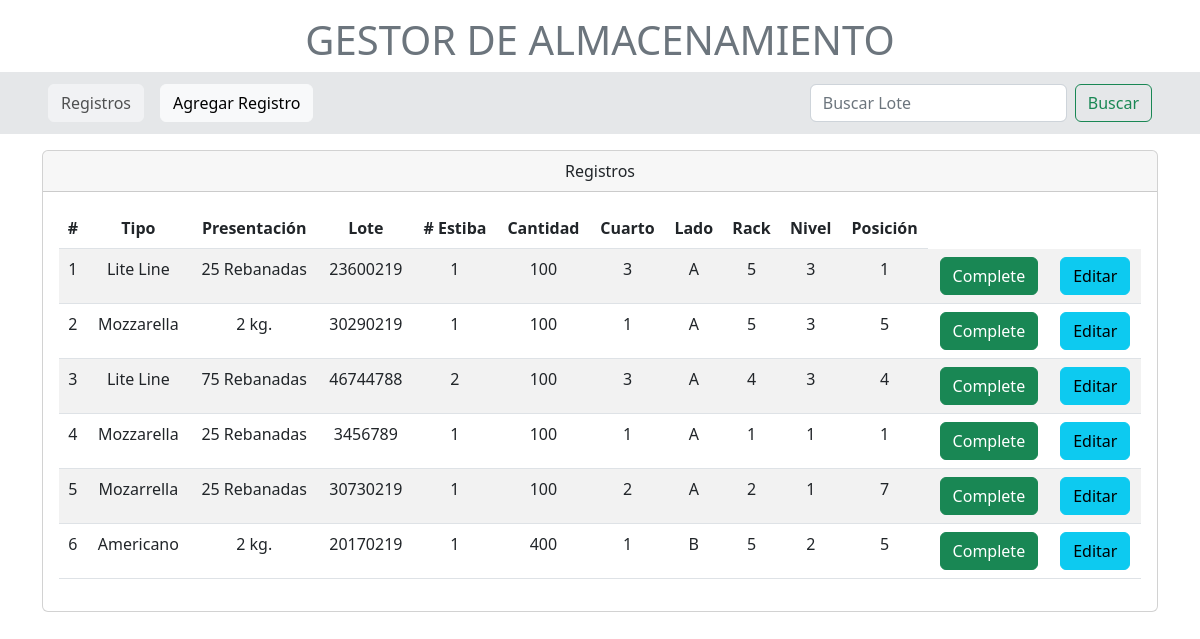
Before: /registros/ with the older database file.
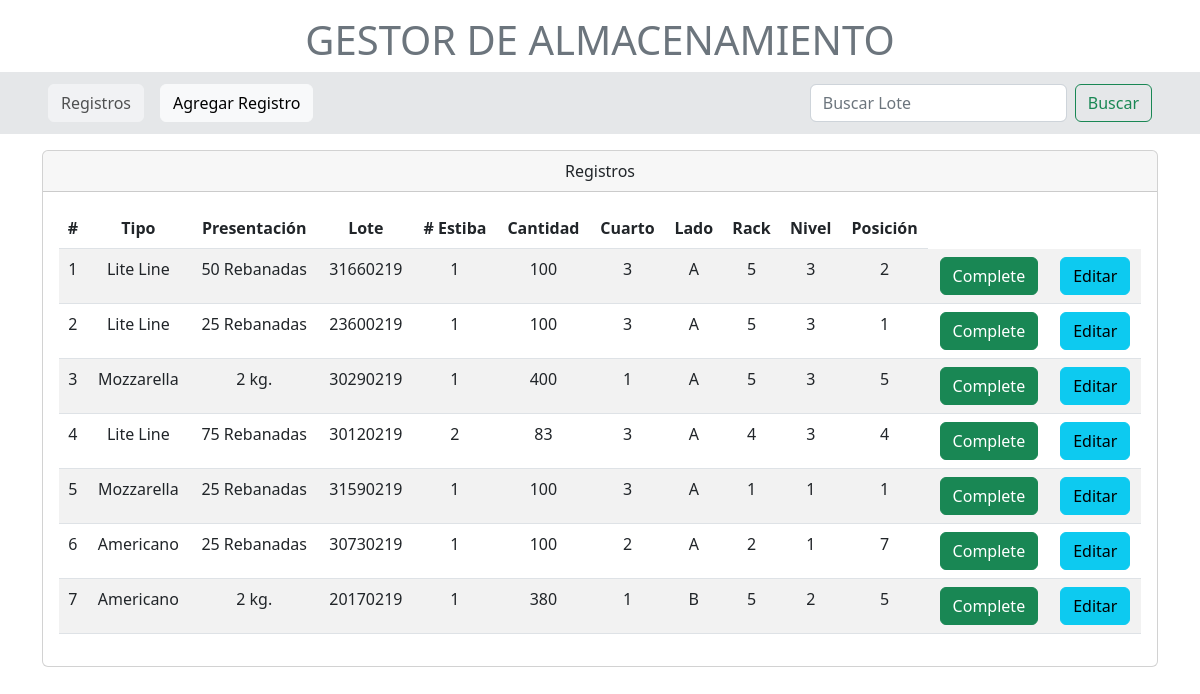
After: the same page with the newer database file.
### models.py (models this page shows)
class Inventario(Base):
    __tablename__: str = 'inventario'
    id = Column(Integer, primary_key=True, index=True)
    tipo = Column(String)
    presentacion = Column(String)
    lote = Column(String, nullable=False)
    estiba_n = Column(String)
    cantidad = Column(Integer)
    cuarto = Column(String)
    lado = Column(String)
    rack = Column(String)
    nivel = Column(String)
    posicion = Column(String)
    existente = Column(Boolean, default=True)
    estado = Column(String(9))
    detalles = Column(String(150))
    usuario_id = Column(ForeignKey('usuarios.id'))

### routers/registros.py (the view)
@router.get("/", response_class=HTMLResponse)
async def consultar_registros(request: Request, db: Session = Depends(get_db)):
    registros = db.query(Inventario).order_by(Inventario.id.desc()).all()
    return templates.TemplateResponse("home.html", {'request': request, 'registros': registros})

### templates/home.html (shortened to what this page needs)
<!DOCTYPE html>
<html lang="en">
<head>
    <link href="https://cdn.jsdelivr.net/npm/bootstrap@5.2.3/dist/css/bootstrap.min.css" rel="stylesheet">
</head>
<body>
    <div>
        <h1 class="text-center mt-3 text-secondary">GESTOR DE ALMACENAMIENTO</h1>
        <nav class="navbar navbar-light" style="background-color:#E5E7E9">
            <div class="d-flex mt-1 mb-1">
                <a onclick="window.location.href='registros'" class="btn btn-light disabled btn-md ms-5">Registros</a>
                <a onclick="window.location.href='crear-registro'" class="btn btn-light btn-md ms-3">Agregar Registro</a>
            </div>
            <div>
                <form class="d-flex me-5">
                    <input class="form-control me-2" type="search" placeholder="Buscar Lote" aria-label="Search">
                    <button class="btn btn-outline-success" type="submit">Buscar</button>
                </form>
            </div>
        </nav>
    </div>
    <div class="container mt-3">
        <div class="card text-center">
        <div class="card-header card-title"> Registros </div>
        <div class="card-body">
            <table class="table table-striped">
                <thead class="thead-dark">
                    <tr>
                        <th scope="col">#</th>
                        <th scope="col">Tipo</th>
                        <th scope="col">Presentación</th>
                        <th scope="col">Lote</th>
                        <th scope="col"># Estiba</th>
                        <th scope="col">Cantidad</th>
                        <th scope="col">Cuarto</th>
                        <th scope="col">Lado</th>
                        <th scope="col">Rack</th>
                        <th scope="col">Nivel</th>
                        <th scope="col">Posición</th>
                    </tr>
                </thead>
                <tbody>
                    {% for registro in registros %}
                    <tr>
                        <td>{{ loop.index }}</td>
                        <td>{{ registro.tipo }}</td>
                        <td>{{ registro.presentacion }}</td>
                        <td>{{ registro.lote }}</td>
                        <td>{{ registro.estiba_n }}</td>
                        <td>{{ registro.cantidad }}</td>
                        <td>{{ registro.cuarto }}</td>
                        <td>{{ registro.lado }}</td>
                        <td>{{ registro.rack }}</td>
                        <td>{{ registro.nivel }}</td>
                        <td>{{ registro.posicion }}</td>
                        <td>
                            <button onclick="window.location.href='/complete/{registro_id}'" type="button" class="btn btn-success">Complete</button>
                        </td>
                        <td>
                            <button onclick="window.location.href='editar-registro/{{ registro.id }}'" type="button" class="btn btn-info">Editar</button>
                        </td>
                    </tr>
                    {% endfor %}
                </tbody>
            </table>
        </div>
    </div>
</div>
</body>
</html>

Changed rows visible on the page:
added Inventario: tipo "Lite Line", presentacion "50 Rebanadas", lote "31660219", estiba_n "1", cantidad "100", cuarto "3", lado "A", rack "5", nivel "3", posicion "2"
changed Inventario (number 3 of 7 on the later page): cantidad "100" → "400"
changed Inventario "75 Rebanadas": lote "46744788" → "30120219"; cantidad "100" → "83"
changed Inventario (number 5 of 7 on the later page): lote "3456789" → "31590219"; cuarto "1" → "3"
changed Inventario (number 6 of 7 on the later page): tipo "Mozarrella" → "Americano"
changed Inventario (number 7 of 7 on the later page): cantidad "400" → "380"
